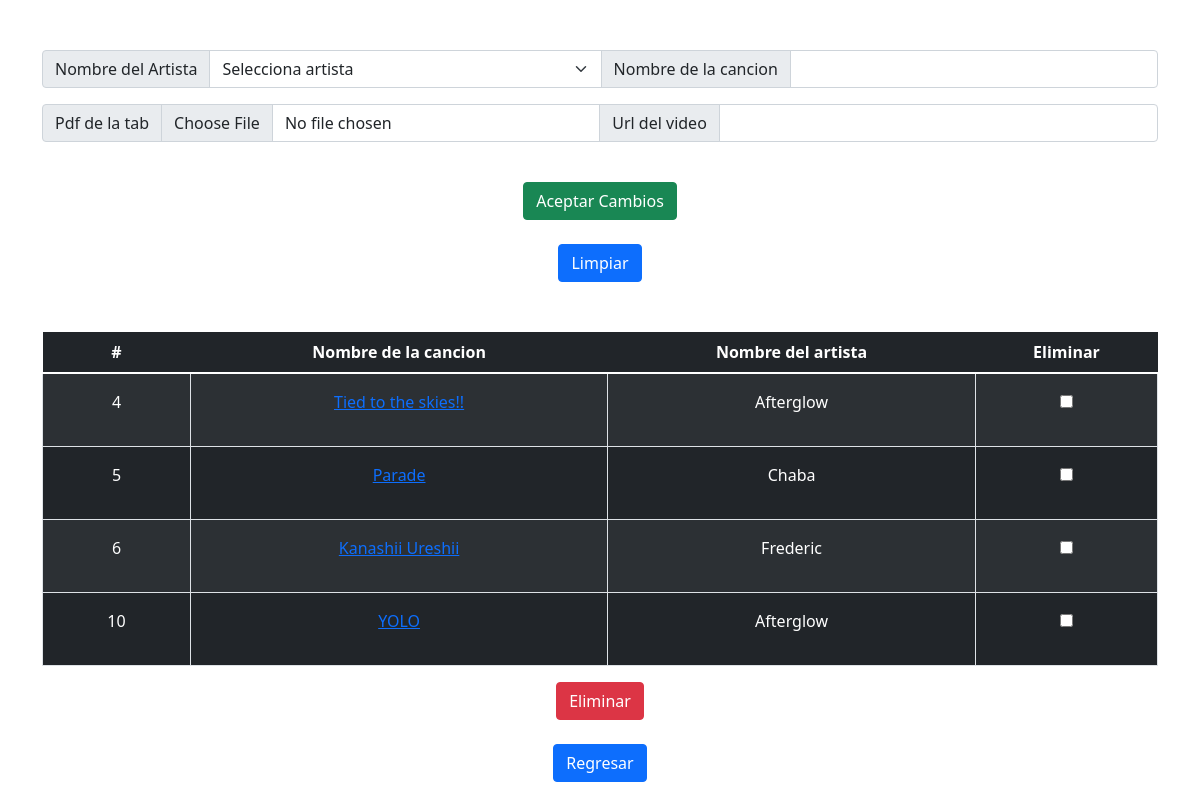
Page /pages/canciones.php (signed in) on the committed database.
### tables this page shows
CREATE TABLE `canciones` (
  `IdCancion` int(11) NOT NULL,
  `IdArtista` int(11) NOT NULL,
  `RutaTab` varchar(500) NOT NULL,
  `Video` varchar(500) NOT NULL,
  `Nombre` varchar(255) NOT NULL
);

CREATE TABLE `artistas` (
  `IdArtista` int(11) NOT NULL,
  `Nombre` varchar(255) NOT NULL,
  `Imagen` varchar(255) NOT NULL
);

### pages/canciones.php (the view, shortened to what this page needs)
<?php
    include('funciones.php');
    include('conexion.php');
    $IdCancion = "";
    if(isset($_POST["IdCancion"])){
        $IdCancion = trim($_POST["IdCancion"]);
        if ($IdCancion == ""){
            if(isset($_GET["IdCancion"])){
                $IdCancion = $_GET["IdCancion"];
                if ($IdCancion == ""){
                    $IdCancion = "";
                }
            }
        }
    }
    else{
        if ($IdCancion == ""){
            $IdCancion = "";
        }
    }
    $IdArtista = "";
    if(isset($_POST["IdArtista"])){
        $IdArtista = trim($_POST["IdArtista"]);
        if ($IdArtista == ""){
            if(isset($_GET["IdArtista"])){
                $IdArtista = $_GET["IdArtista"];
                if ($IdArtista == ""){
                    $IdArtista = "";
                }
            }
        }
    }
    else{
        if ($IdArtista == ""){
            $IdArtista = "";
        }
    }
?>
<!DOCTYPE html>
<html lang="en">
<head>
    <link href="https://cdn.jsdelivr.net/npm/bootstrap@5.1.3/dist/css/bootstrap.min.css" rel="stylesheet">
</head>
<body>
    <?php
    if ($_SESSION['tipoUsuario'] == 1 && $_SESSION['IdUsuario'] != 0) {
        ?>
        <div class="container text-center" style="padding-top: 50px;">
            <form action="eArtistas.php?padre=3" method="post" class="form-container" enctype='multipart/form-data'>
                <div class="input-group mb-3">
                    <span class="input-group-text" id="basic-addon1">Nombre del Artista</span>
                    <?php
                        if ($IdCancion != "") {
                            $nombre = "";
                            $pdf = "";
                            $url = "";
                            $query = "select Nombre, RutaTab, Video from canciones where IdCancion = '".$IdCancion."'";
                            $result = mysqli_query($conn, $query);
                            while ($row = mysqli_fetch_row($result)) {
                                $nombre = $row[0];
                                $pdf = $row[1];
                                $url = $row[2];
                            }
                            llenaComboSaltado("select IdArtista, Nombre from artistas order by IdArtista",$IdArtista,"artista");
                            echo '<input type="hidden" name="IdCancion" id="id" value="'.$IdCancion.'">';
                            ?>
                            <label class="input-group-text" for="inputGroupFile01">Nombre de la cancion</label>
                            <input type="text" class="form-control" id="nombre" name="nombre" value="<?php echo $nombre; ?>">
                            <?php
                            echo '</div><br>';
                            ?>
                            <div class="input-group mb-3">
                                <label class="input-group-text" for="inputGroupFile01">Pdf de la tab</label>
                                <?php echo '<input type="file" class="form-control" id="pdf" name="pdf" value="">'; ?>
                                <?php echo '<input type="hidden" class="form-control" name="pdf2" value="'.$pdf.'">'; ?>
                                <label class="input-group-text" for="inputGroupFile01">Url del video</label>
                                <input type="text" class="form-control" id="url" name="url" value="<?php echo $url; ?>">
                            <?php
                        }else{
                            ?>
                            <label class="input-group-text" for="inputGroupFile01">Nombre de la cancion</label>
                            <input type="text" class="form-control" id="nombre" name="nombre">
                            </div>
                            <div class="input-group mb-3">
                                <label class="input-group-text" for="inputGroupFile01">Pdf de la tab</label>
                                <input type="file" id="pdf" name="pdf" class="form-control">
                                <label class="input-group-text" for="inputGroupFile01">Url del video</label>
                                <input type="text" id="url" name="url" class="form-control">
                            <?php
                        }
                    ?>
                </div>
                <br>
                <button class="btn btn-success" type="submit">Aceptar Cambios</button>
            </form>
            <br>
            <button class="btn btn-primary" onclick="limpiar()">Limpiar</button>
        </div>
        <div class="container text-center" style="padding-top: 50px;">
            <form form action="eArtistas.php?padre=4" method="post" class="form-container">
                <table class="table table-dark table-striped">
                    <thead>
                        <tr>
                        <th scope="col">#</th>
                        <th scope="col">Nombre de la cancion</th>
                        <th scope="col">Nombre del artista</th>
                        <th scope="col">Eliminar</th>
                        </tr>
                    </thead>
                    <tbody>
                        <?php
                        $query = "select IdCancion, a.Nombre, c.Nombre, a.IdArtista from canciones c, artistas a where c.IdArtista = a.IdArtista order by IdCancion asc";
                        $result = mysqli_query($conn, $query);
                        while ($row = mysqli_fetch_row($result)) {
                            echo "<tr><td class = 'px-4 py-3 text-sm border'> <p class = 'font-semibold'>".$row[0]."</p></td> \n";
                            echo "<td class = 'px-4 py-3 text-sm border'> <a href='canciones.php?IdCancion=".$row[0]."&IdArtista=".$row[3]."'><p class = 'font-semibold'>".$row[2]."</p></a></td> \n";
                            echo "<td class = 'px-4 py-3 text-sm border'> <p class = 'font-semibold'>".$row[1]."</p></td> \n";
                            echo "<td class = 'px-4 py-3 text-sm border'><input type='checkbox' name='chk[]' value='".$row[0]."'></td></tr>";
                        }
                        ?>
                    </tbody>
                </table>
                <button class="btn btn-danger" type="submit">Eliminar</button>
            </form>
            <br>
            <a href="admin.php" class="btn btn-primary">Regresar</a>
        </div>
        <?php
    }else{
        ?>
        <h1>No tienes derecho a ingresar</h1>
        <?php
    }
    ?>
</body>
</html>

### rows in the picture
canciones: IdCancion "4", Nombre "Tied to the skies!!", IdArtista.Nombre "Afterglow"
canciones: IdCancion "5", Nombre "Parade", IdArtista.Nombre "Chaba"
canciones: IdCancion "6", Nombre "Kanashii Ureshii", IdArtista.Nombre "Frederic"
canciones: IdCancion "10", Nombre "YOLO", IdArtista.Nombre "Afterglow"
